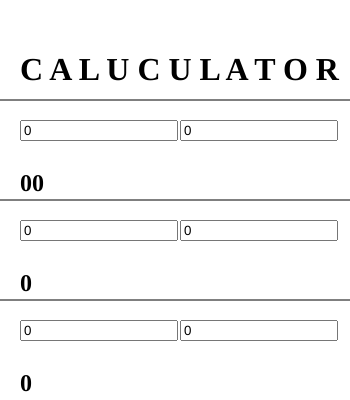
Frame 1 (no input)
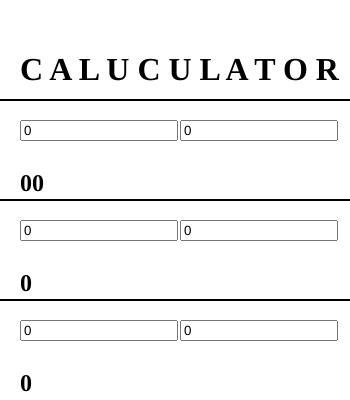
Frame 60 (no input)
Frame 120 (the mouse pressed at the canvas centre since frame 60): identical to frame 60, image omitted

The p5.js sketch that drew these frames (run headless with seeded random() and noise() and a simulated clock; from frame 60 on, the mouse is pressed at the canvas centre):

// p5.js sketch
// ── sketch.js


function setup(){

  title = createElement('h1');

  canvas = createCanvas(350,400);

  firstnum = createInput('0');
  secondnum = createInput('0');
  sans = createElement('h2');

  firstnum1 = createInput('0');
  secondnum1 = createInput('0');
  aans = createElement('h2');

  firstnum2 = createInput('0');
  secondnum2 = createInput('0');
  dans = createElement('h2');

  firstnum3 = createInput('0');
  secondnum3 = createInput('0');
  adans = createElement('h2');
}

function draw(){
title.html("C A L U C U L A T O R");
title.position(20,30);

firstnum.position(20,220);
firstnum.size(150);

secondnum.position(180,220);
secondnum.size(150);

 sub = firstnum.value();
 sub1 = secondnum.value();
 val = sub - sub1;
sans.html(val);
sans.position(20,250);

firstnum1.position(20,320);
firstnum1.size(150);

secondnum1.position(180,320);
secondnum1.size(150);

 add = firstnum1.value();
 add1 = secondnum1.value();
 val2 = add * add1;

aans.html(val2);
aans.position(20,350);

firstnum2.position(20,420);
firstnum2.size(150);

secondnum2.position(180,420);
secondnum2.size(150);

 Dadd = firstnum2.value();
 Dadd1 = secondnum2.value();
 val1 = Dadd / Dadd1;
dans.html(val1);
dans.position(20,450);

firstnum3.position(20,120);
firstnum3.size(150);

secondnum3.position(180,120);
secondnum3.size(150);

 adder = firstnum3.value();
 adder1 = secondnum3.value();
 val3 = adder + adder1;
adans.html(val3);
adans.position(20,150);

line(0,100,350,100);
line(0,200,350,200);
line(0,300,350,300);
} 


// ── style.css
html, body {
  margin: 0;
  padding: 0;
}
canvas{
  margin-left: 10px;
  margin-right: 10px;
  margin-top: 100px;
  border: 2px solid black;
}
